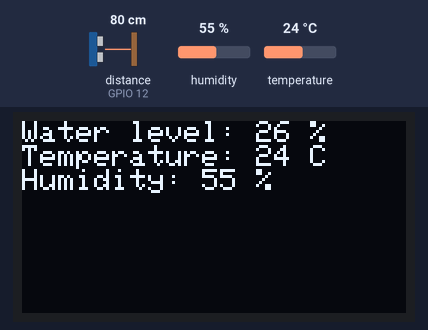
Bench run of a sketch on a simulated ESP32-S3. Parts: 128×64 one-colour display. The inputs (shaded band) are chosen by the test bench; at power-on: distance to the obstacle (sensor on GPIO 12) 80 cm, humidity 55 %, temperature 24 °C. The echo pulse lasts 58.3 µs per cm; WiFi joins after 1.5 s; servers stay silent unless stated.

Above: at 31.2 s.

The sketch:

Code_ESP32_ArduinoIotCloud_Ultrasonic_Water_Level_Indicatior.ino
```cpp
// (licence header left out)
#include <WiFi.h>
#include <ArduinoIoTCloud.h>
#include <Arduino_ConnectionHandler.h>
#include <Adafruit_SSD1306.h>
#include "DHT.h"

// WiFi credentials
const char SSID[]     = "MyHouse_2.4G";        // Replace with your WiFi SSID
const char PASS[]     = "Nh@cuatoi303";    // Replace with your WiFi password

// Arduino IoT Cloud Device credentials
const char DEVICE_ID[] = "486c4f22-54c1-4436-a4f2-ba603253381d";  // Replace with your device ID
const char SECRET_KEY[] = "X7NSV2aG?slUzaDlRiGMcu@KI";// Replace with your secret key

// Variables to be synced with the cloud
int waterLevelPercentage;
int dht11_humidity;
int dht11_temperature;
int cnt = 0;
String waterDistance;

//----------------------------------------Variable for millis/timer.
unsigned long prevMill = 0;
const long intervalMill = 1000;
//----------------------------------------

#define SCREEN_WIDTH 128 // OLED display width, in pixels
#define SCREEN_HEIGHT 64 // OLED display height, in pixels
#define SCREEN_ADDRESS 0x3C

// Defines the time interval for updating weather data.
#define INTERVAL_UPDATING_WATER_LEVEL 30 //--> 60 seconds (1 minutes). Water level is updated every 1 minutes.

// Declaration for an SSD1306 display connected to I2C (SDA, SCL pins)
#define OLED_RESET     -1 // Reset pin # (or -1 if sharing Arduino reset pin)
Adafruit_SSD1306 display(SCREEN_WIDTH, SCREEN_HEIGHT, &Wire, OLED_RESET);

// Cloud connection handler
WiFiConnectionHandler ArduinoIoTPreferredConnection(SSID, PASS);

// GPIO Pins
#define TRIGPIN    11
#define ECHOPIN    12

#define DHTPIN     10      // Set the pin connected to the DHT11 data pin
#define DHTTYPE    DHT11  // DHT 11

// Tank distance thresholds (in cm)
const int emptyTankDistance = 100;
const int fullTankDistance = 20;

float duration;
float distance;

// Variables for button debounce
unsigned long lastDebounceTime = 0;
unsigned long debounceDelay = 50; // 50ms debounce delay

DHT dht(DHTPIN, DHTTYPE);

void initProperties(){

  // Arduino IoT Cloud setup
  ArduinoCloud.setBoardId(DEVICE_ID);
  ArduinoCloud.setSecretDeviceKey(SECRET_KEY);
  ArduinoCloud.addProperty(waterLevelPercentage, READ, 2 * SECONDS, onWaterLevelPercentageChange);
  ArduinoCloud.addProperty(waterDistance, READ, 2 * SECONDS, NULL);
  ArduinoCloud.addProperty(dht11_humidity, READ, 2 * SECONDS, NULL);
  ArduinoCloud.addProperty(dht11_temperature, READ, 2 * SECONDS, NULL);
}

void connectToArduinoCloud() {
  ArduinoCloud.begin(ArduinoIoTPreferredConnection);
  ArduinoCloud.addCallback(ArduinoIoTCloudEvent::CONNECT, doThisOnConnect);
  ArduinoCloud.addCallback(ArduinoIoTCloudEvent::SYNC, doThisOnSync);
  ArduinoCloud.addCallback(ArduinoIoTCloudEvent::DISCONNECT, doThisOnDisconnect);
}

void doThisOnConnect(){
  /* add your custom code here */
  Serial.println("Board successfully connected to Arduino IoT Cloud");
  // digitalWrite(wifiLed, HIGH); //Turn off WiFi LED

  display.clearDisplay();
  display.setCursor(0, 0);
  display.print("Connected to Ardunio IoT Cloud.");
  display.display();
}
void doThisOnSync(){
  /* add your custom code here */
  Serial.println("Thing Properties synchronised");
}

void doThisOnDisconnect(){
  /* add your custom code here */
  Serial.println("Board disconnected from Arduino IoT Cloud");
  display.clearDisplay();
  display.setCursor(0, 0);
  display.print("Disconnected to Ardunio IoT Cloud.");
  display.display();
}

void onWaterLevelPercentageChange() {
  Serial.print("Water Level Changed to: ");
  Serial.println(waterLevelPercentage);
}

void setup() {
  // Initialize Serial
  Serial.begin(115200);

  // Pin configurations
  pinMode(TRIGPIN, OUTPUT);
  pinMode(ECHOPIN, INPUT);

  // OLED Display initialization
  if(!display.begin(SSD1306_SWITCHCAPVCC, SCREEN_ADDRESS)) {
    Serial.println(F("SSD1306 allocation failed"));
    for(;;);
  }

  display.clearDisplay();
  display.setCursor(10, 5);
  display.setTextSize(1);
  display.setTextColor(WHITE);
  display.print("Setting...");
  display.display();

  delay(1000);

  initProperties();

  connectToArduinoCloud();
}

void loop() {
  //----------------------------------------Timer/Millis to update time and date.
  // This Timer/Millis also functions to update weather data.
  unsigned long currentMill = millis();

  if (currentMill - prevMill >= intervalMill) {
    prevMill = currentMill;

    cnt++;
    if (cnt > INTERVAL_UPDATING_WATER_LEVEL) {
      cnt = 0;

      // Call measure water level.
      measureWaterLevel();

      // Call measure temperature and humidity
      measureHumidityAndTemperature();

      // Update OLED display
      updateOledDisplay();

      // Update cloud variables
      ArduinoCloud.update();
    }
  }
}

void measureWaterLevel() {
  // Trigger the ultrasonic sensor
  digitalWrite(TRIGPIN, LOW);
  delayMicroseconds(2);
  digitalWrite(TRIGPIN, HIGH);
  delayMicroseconds(10);
  digitalWrite(TRIGPIN, LOW);

  // Measure the duration of the echo pulse
  duration = pulseIn(ECHOPIN, HIGH);
  distance = ((duration / 2) * 0.343) / 10;

  if (distance < fullTankDistance) {
    waterLevelPercentage = 100;
  } else if (distance > emptyTankDistance) {
    waterLevelPercentage = 0;
  } else {
    // Calculate water level percentage
    waterLevelPercentage = map((int)distance, emptyTankDistance, fullTankDistance, 0, 100);
    waterDistance = String(distance) + " cm";
  }
}

void updateOledDisplay() {
  display.clearDisplay();
  display.setCursor(0, 0);
  display.setTextSize(1);
  display.print("Water level: ");
  display.print(waterLevelPercentage);
  display.println(" %");
  display.print("Temperature: ");
  display.print(dht11_temperature);
  display.println(" C");
  display.print("Humidity: ");
  display.print(dht11_humidity);
  display.println(" %");
  display.display();
}

void measureHumidityAndTemperature() {
  // Reading temperature or humidity takes about 250 milliseconds!
  // Sensor readings may also be up to 2 seconds 'old' (it's a very slow sensor)
  dht11_humidity = dht.readHumidity();
  dht11_temperature = dht.readTemperature();
}
```
